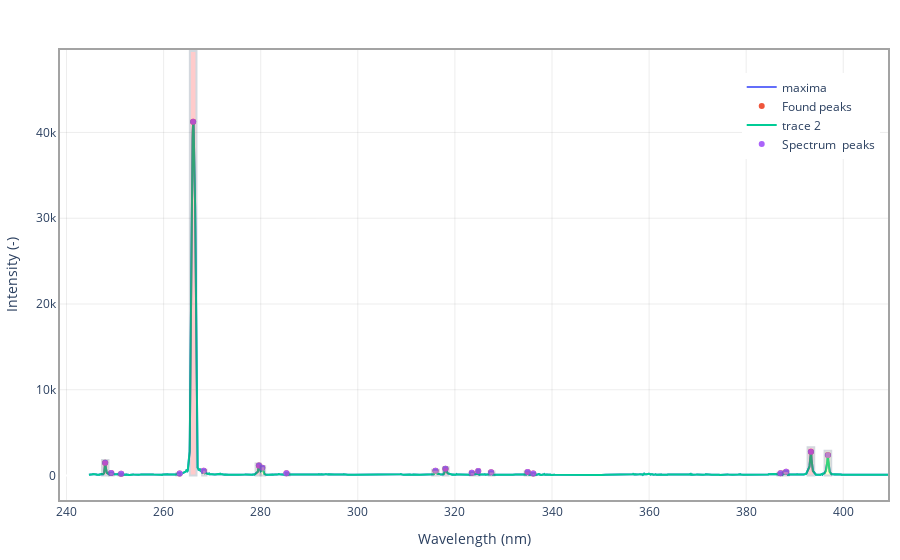

This figure's notebook cell:
### Code cell
line_finder = LineFinder(
    maxima_spectrum,
    map_data.wvl,
    name='maxima'
)
line_finder.find_lines(
    # height=bins[2],
    # threshold=None,
    # distance=None,
    # prominence=bins[1],
    # width=7,
    # wlen=35,
    # rel_height=1,
)
line_finder.load_nist_tables(
    # Path('D:/OneDrive - Vysoké učení technické v Brně/projects/marsData/inventory/nistTables')
    Path('C:/Users/kepes/OneDrive - Vysoké učení technické v Brně/projects/marsData/inventory/nistTables')
)
line_finder.find_peaks_in_reference(
    maxima_spectrum, 
    scale=False,
    show_cond=False
)

line_finder.plot.show()

### Figure 1 — Plotly figure (JSON) as saved in the notebook; plotly's stock layout.template omitted (floating-point values rounded to 4 significant figures; data arrays with more than 128 entries replaced by an {"elided": "..."} marker saying what was removed)
{"data": [{"name": "maxima", "showlegend": true, "type": "scatter", "x": {"elided": "4096 float values"}, "y": {"elided": "4096 float values"}}, {"mode": "markers", "name": "Found peaks", "type": "scatter", "x": [248.0, 249.2, 251.3, 263.3, 266.1, 268.3, 279.6, 280.3, 285.3, 316.0, 318.1, 323.5, 324.8, 327.5, 335.0, 336.1, 387.1, 388.2, 393.3, 396.8], "y": [1507, 305.5, 210.8, 246.2, 41248, 567.5, 1181, 910.5, 275, 555, 800, 326.5, 536, 383.8, 418, 247.9, 279, 438.2, 2762, 2406]}, {"mode": "lines", "type": "scatter", "x": {"elided": "4096 float values"}, "y": {"elided": "4096 float values"}}, {"mode": "markers", "name": "Spectrum  peaks", "type": "scatter", "x": [248.0, 249.2, 251.3, 263.3, 266.1, 268.3, 279.6, 280.3, 285.3, 316.0, 318.1, 323.5, 324.8, 327.5, 335.0, 336.1, 387.1, 388.2, 393.3, 396.8], "y": [1507, 305.5, 210.8, 246.2, 41248, 567.5, 1181, 910.5, 275, 555, 800, 326.5, 536, 383.8, 418, 247.9, 279, 438.2, 2762, 2406]}], "layout": {"legend": {"x": 0.99, "xanchor": "right", "y": 0.95, "yanchor": "top"}, "margin": {"b": 60, "l": 60, "r": 10, "t": 50}, "plot_bgcolor": "#FFF", "shapes": [{"fillcolor": "rgb(255,0,0)", "opacity": 0.2, "x0": 247.3, "x1": 248.6, "y0": 0, "y1": 1808.0}, {"fillcolor": "rgb(255,255,0)", "opacity": 0.2, "x0": 248.8, "x1": 249.7, "y0": 0, "y1": 366.6}, {"fillcolor": "rgb(255,0,0)", "opacity": 0.2, "x0": 250.7, "x1": 251.6, "y0": 0, "y1": 252.9}, {"fillcolor": "rgb(255,255,0)", "opacity": 0.2, "x0": 262.6, "x1": 263.5, "y0": 0, "y1": 295.5}, {"fillcolor": "rgb(255,0,0)", "opacity": 0.2, "x0": 265.4, "x1": 266.8, "y0": 0, "y1": 49500.0}, {"fillcolor": "rgb(255,255,0)", "opacity": 0.2, "x0": 267.9, "x1": 268.8, "y0": 0, "y1": 681}, {"fillcolor": "rgb(255,0,0)", "opacity": 0.2, "x0": 278.9, "x1": 280.0, "y0": 0, "y1": 1417.0}, {"fillcolor": "rgb(255,255,0)", "opacity": 0.2, "x0": 280.0, "x1": 280.9, "y0": 0, "y1": 1093.0}, {"fillcolor": "rgb(255,0,0)", "opacity": 0.2, "x0": 285.1, "x1": 285.9, "y0": 0, "y1": 330}, {"fillcolor": "rgb(255,255,0)", "opacity": 0.2, "x0": 315.3, "x1": 316.7, "y0": 0, "y1": 666}, {"fillcolor": "rgb(255,0,0)", "opacity": 0.2, "x0": 317.5, "x1": 318.7, "y0": 0, "y1": 960}, {"fillcolor": "rgb(255,255,0)", "opacity": 0.2, "x0": 323.1, "x1": 324.1, "y0": 0, "y1": 391.8}, {"fillcolor": "rgb(255,0,0)", "opacity": 0.2, "x0": 324.6, "x1": 325.0, "y0": 0, "y1": 643.2}, {"fillcolor": "rgb(255,255,0)", "opacity": 0.2, "x0": 327.0, "x1": 328.1, "y0": 0, "y1": 460.5}, {"fillcolor": "rgb(255,0,0)", "opacity": 0.2, "x0": 334.4, "x1": 335.4, "y0": 0, "y1": 501.6}, {"fillcolor": "rgb(255,255,0)", "opacity": 0.2, "x0": 335.8, "x1": 336.6, "y0": 0, "y1": 297.4}, {"fillcolor": "rgb(255,0,0)", "opacity": 0.2, "x0": 386.4, "x1": 387.4, "y0": 0, "y1": 334.8}, {"fillcolor": "rgb(255,255,0)", "opacity": 0.2, "x0": 387.5, "x1": 388.8, "y0": 0, "y1": 525.9}, {"fillcolor": "rgb(255,0,0)", "opacity": 0.2, "x0": 392.7, "x1": 394.0, "y0": 0, "y1": 3314.0}, {"fillcolor": "rgb(255,255,0)", "opacity": 0.2, "x0": 396.1, "x1": 397.5, "y0": 0, "y1": 2887.0}], "xaxis": {"gridcolor": "rgba(77,77,77,.1)", "gridwidth": 1, "linecolor": "rgba(25,25,25,.4)", "linewidth": 2, "mirror": true, "showgrid": true, "title": {"text": "Wavelength (nm)"}}, "yaxis": {"gridcolor": "rgba(77,77,77,.1)", "gridwidth": 1, "linecolor": "rgba(25,25,25,.4)", "linewidth": 2, "mirror": true, "showgrid": true, "title": {"text": "Intensity (-)"}}}}
